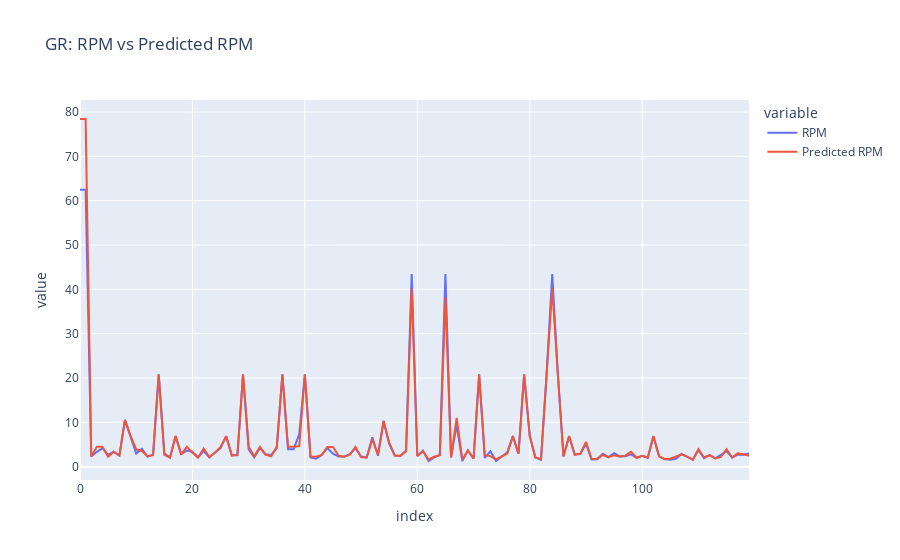

The notebook cell this image was saved under:
### Markdown cell above
## Visualize Predicted and Actual values of RPM

### Code cell
import seaborn as sns
pd.options.plotting.backend = "plotly"
predictions[['RPM', 'Predicted RPM']].plot(kind='line', title='GR: RPM vs Predicted RPM')
#fig.add_scatter(x=df_test['Miles'], y=df_test['Label'], mode='lines')
